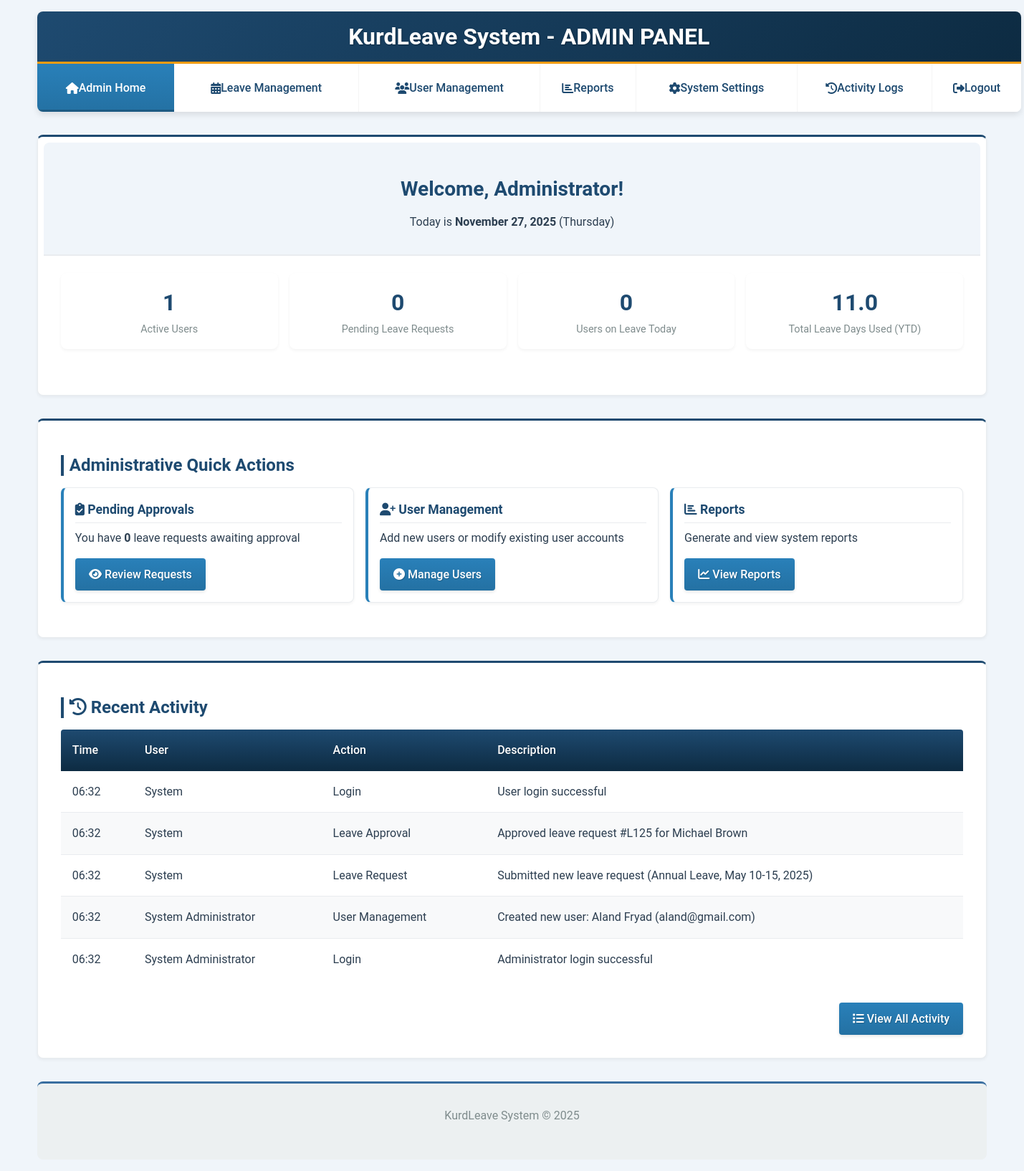
The app's page /admin/admin_dashboard.php (signed in) with its own data.
### tables this page shows
CREATE TABLE activity_logs (
    id INT PRIMARY KEY AUTO_INCREMENT,
    user_id INT,
    action VARCHAR(100) NOT NULL,
    description TEXT,
    ip_address VARCHAR(45),
    user_agent TEXT,
    created_at TIMESTAMP DEFAULT CURRENT_TIMESTAMP,
    FOREIGN KEY (user_id) REFERENCES users(id) ON DELETE SET NULL
);

CREATE TABLE users (
    id INT PRIMARY KEY AUTO_INCREMENT,
    employee_id VARCHAR(20) UNIQUE NOT NULL,  
    name VARCHAR(100) NOT NULL,               
    email VARCHAR(100) UNIQUE NOT NULL,       
    password VARCHAR(255) NOT NULL,
    phone VARCHAR(20),
    emergency_contact VARCHAR(100),
    emergency_phone VARCHAR(20),
    department_id INT,
    manager_id INT,
    role ENUM('admin', 'manager', 'employee') DEFAULT 'employee',
    join_date DATE,
    status ENUM('active', 'inactive', 'pending') DEFAULT 'active',
    last_login TIMESTAMP NULL,
    created_at TIMESTAMP DEFAULT CURRENT_TIMESTAMP,
    updated_at TIMESTAMP DEFAULT CURRENT_TIMESTAMP ON UPDATE CURRENT_TIMESTAMP,
    FOREIGN KEY (department_id) REFERENCES departments(id),
    FOREIGN KEY (manager_id) REFERENCES users(id)
);

### php/database.php (called while the page is built, shortened)
<?php
class Database {
    private static $connection = null;
    public static function getConnection() {
        if (self::$connection === null) {
            try {
                $dsn = "mysql:host=" . DB_HOST . ";port=" . DB_PORT . ";dbname=" . DB_DATABASE . ";charset=utf8mb4";
                self::$connection = new PDO($dsn, DB_USERNAME, DB_PASSWORD, [
                    PDO::ATTR_ERRMODE => PDO::ERRMODE_EXCEPTION,
                    PDO::ATTR_DEFAULT_FETCH_MODE => PDO::FETCH_ASSOC,
                    PDO::ATTR_EMULATE_PREPARES => false,
                ]);
            } catch (PDOException $e) {
                if (APP_DEBUG === 'true') {
                    die("Database connection failed: " . $e->getMessage());
                } else {
                    die("Database connection failed. Please try again later.");
                }
            }
        }
        return self::$connection;
    }
    public static function query($sql, $params = []) {
        try {
            $stmt = self::getConnection()->prepare($sql);
            $stmt->execute($params);
            return $stmt;
        } catch (PDOException $e) {
            if (APP_DEBUG === 'true') {
                die("Query failed: " . $e->getMessage() . " SQL: " . $sql);
            } else {
                die("Database error. Please try again later.");
            }
        }
    }
    public static function fetch($sql, $params = []) {
        return self::query($sql, $params)->fetch();
    }
    public static function fetchAll($sql, $params = []) {
        return self::query($sql, $params)->fetchAll();
    }
}
function db_fetch($sql, $params = []) {
    return Database::fetch($sql, $params);
}
function db_fetch_all($sql, $params = []) {
    return Database::fetchAll($sql, $params);
}
?>

### php/functions.php (called while the page is built, shortened)
<?php
require_once 'database.php';
function format_datetime($datetime, $format = 'M d, Y H:i') {
    return date($format, strtotime($datetime));
}
function get_dashboard_stats() {
    $stats = [];
    $stats['active_users'] = db_fetch("SELECT COUNT(*) as count FROM users WHERE status = 'active'")['count'];
    $stats['pending_leaves'] = db_fetch("SELECT COUNT(*) as count FROM leaves WHERE status = 'pending'")['count'];
    $today = date('Y-m-d');
    $stats['users_on_leave_today'] = db_fetch("
        SELECT COUNT(*) as count FROM leaves
        WHERE status = 'approved' AND ? BETWEEN start_date AND end_date
    ", [$today])['count'];
    $year = date('Y');
    $stats['total_leave_days'] = db_fetch("
        SELECT SUM(working_days) as total FROM leaves
        WHERE status = 'approved' AND YEAR(start_date) = ?
    ", [$year])['total'] ?? 0;
    return $stats;
}
function get_recent_activity($limit = 10) {
    return db_fetch_all("
        SELECT al.*, u.name as user_name
        FROM activity_logs al
        LEFT JOIN users u ON al.user_id = u.id
        ORDER BY al.created_at DESC
        LIMIT ?
    ", [$limit]);
}
?>

### admin/admin_dashboard.php (the view, shortened to what this page needs)
<?php
require_once '../php/functions.php';
$stats = get_dashboard_stats();
$recent_activity = get_recent_activity(10);
?>
<!DOCTYPE html>
<html lang="en">
<head>
  <link rel="stylesheet" href="../admincss/admin-styles.css">
  <link rel="stylesheet" href="https://cdnjs.cloudflare.com/ajax/libs/font-awesome/6.4.0/css/all.min.css">
</head>
<body>
  <div class="container">
    <table class="main-header">
      <tr>
        <td colspan="7">
          <h1>KurdLeave System - ADMIN PANEL</h1>
        </td>
      </tr>
      <tr>
        <td><b><a href="admin_dashboard.php"><i class="fas fa-home"></i> Admin Home</a></b></td>
        <td><a href="admin_leaves.php"><i class="fas fa-calendar-alt"></i> Leave Management</a></td>
        <td><a href="admin_users.php"><i class="fas fa-users"></i> User Management</a></td>
        <td><a href="admin_reports.php"><i class="fas fa-chart-bar"></i> Reports</a></td>
        <td><a href="admin_settings.php"><i class="fas fa-cog"></i> System Settings</a></td>
        <td><a href="admin_logs.php"><i class="fas fa-history"></i> Activity Logs</a></td>
        <td><a href="../user/logout.php"><i class="fas fa-sign-out-alt"></i> Logout</a></td>
      </tr>
    </table>
    <div class="content-panel">
      <div class="panel-heading text-center">
        <h2>Welcome, Administrator!</h2>
        <p>Today is <b><?php echo date('F j, Y'); ?></b> (<?php echo date('l'); ?>)</p>
      </div>
      <div class="stats-container">
        <div class="stat-card">
          <div class="stat-value"><?php echo $stats['active_users']; ?></div>
          <div class="stat-label">Active Users</div>
        </div>
        <div class="stat-card">
          <div class="stat-value"><?php echo $stats['pending_leaves']; ?></div>
          <div class="stat-label">Pending Leave Requests</div>
        </div>
        <div class="stat-card">
          <div class="stat-value"><?php echo $stats['users_on_leave_today']; ?></div>
          <div class="stat-label">Users on Leave Today</div>
        </div>
        <div class="stat-card">
          <div class="stat-value"><?php echo number_format($stats['total_leave_days'], 1); ?></div>
          <div class="stat-label">Total Leave Days Used (YTD)</div>
        </div>
      </div>
    </div>
    <div class="content-panel">
      <h3>Administrative Quick Actions</h3>
      <div class="card-container" style="display: flex; flex-wrap: wrap; gap: 1rem;">
        <div class="card" style="flex: 1; min-width: 250px;">
          <div class="card-header"><i class="fas fa-clipboard-check"></i> Pending Approvals</div>
          <p>You have <b><?php echo $stats['pending_leaves']; ?></b> leave requests awaiting approval</p>
          <a href="admin_leaves.php" class="btn"><i class="fas fa-eye"></i> Review Requests</a>
        </div>
        <div class="card" style="flex: 1; min-width: 250px;">
          <div class="card-header"><i class="fas fa-user-plus"></i> User Management</div>
          <p>Add new users or modify existing user accounts</p>
          <a href="admin_users.php" class="btn"><i class="fas fa-plus-circle"></i> Manage Users</a>
        </div>
        <div class="card" style="flex: 1; min-width: 250px;">
          <div class="card-header"><i class="fas fa-chart-bar"></i> Reports</div>
          <p>Generate and view system reports</p>
          <a href="admin_reports.php" class="btn"><i class="fas fa-chart-line"></i> View Reports</a>
        </div>
      </div>
    </div>
    <div class="content-panel">
      <h3><i class="fas fa-history"></i> Recent Activity</h3>
      <?php if (empty($recent_activity)): ?>
        <div class="alert alert-info">
          <i class="fas fa-info-circle"></i> No recent activity to display.
        </div>
      <?php else: ?>
        <table class="data-table">
          <thead>
            <tr>
              <th>Time</th>
              <th>User</th>
              <th>Action</th>
              <th>Description</th>
            </tr>
          </thead>
          <tbody>
            <?php foreach ($recent_activity as $activity): ?>
              <tr>
                <td><?php echo format_datetime($activity['created_at'], 'H:i'); ?></td>
                <td><?php echo htmlspecialchars($activity['user_name'] ?? 'System'); ?></td>
                <td><?php echo htmlspecialchars($activity['action']); ?></td>
                <td><?php echo htmlspecialchars($activity['description']); ?></td>
              </tr>
            <?php endforeach; ?>
          </tbody>
        </table>
      <?php endif; ?>
      <div class="text-right">
        <a href="admin_logs.php" class="btn"><i class="fas fa-list"></i> View All Activity</a>
      </div>
    </div>
    <div class="footer">
      <p>KurdLeave System &copy; 2025</p>
    </div>
  </div>
</body>
</html>

### records on screen
activity_logs: created_at "06:32", user_name "System", action "Login", description "User login successful"
activity_logs: created_at "06:32", user_name "System", action "Leave Approval", description "Approved leave request #L125 for Michael Brown"
activity_logs: created_at "06:32", user_name "System", action "Leave Request", description "Submitted new leave request (Annual Leave, May 10-15, 2025)"
activity_logs: created_at "06:32", user.name "System Administrator", action "User Management", description "Created new user: Aland Fryad (aland@gmail.com)"
activity_logs: created_at "06:32", user.name "System Administrator", action "Login", description "Administrator login successful"

### other values on screen
$stats['active_users'] "1"
$stats['pending_leaves'] "0"
$stats['users_on_leave_today'] "0"
$stats['total_leave_days'] "11.0"
